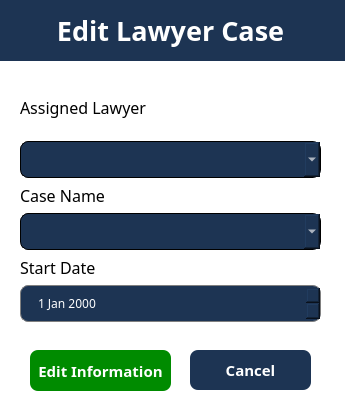
<?xml version="1.0" encoding="UTF-8"?>
<ui version="4.0">
 <class>Dialog</class>
 <widget class="QDialog" name="Dialog">
  <property name="geometry">
   <rect>
    <x>0</x>
    <y>0</y>
    <width>345</width>
    <height>420</height>
   </rect>
  </property>
  <property name="windowTitle">
   <string>Dialog</string>
  </property>
  <property name="styleSheet">
   <string notr="true">QDialog{
background-color: white;
}

#titleWidget{
background-color: #1d3453;
}
#title_2{
color: white;
}

QLineEdit{
	border:1px solid gray;
	border-radius: 6px;
	padding-left: 15px;
	height: 35px;
}

QComboBox{
border: 1px solid black;
border-radius: 8px;
background-color: #1d3453;
color: white;
height: 35px;


}

QDateEdit{
	border:1px solid gray;
	border-radius: 8px;
	padding-left: 15px;
	height: 35px;
	background-color: #1d3453;
color: white;
}</string>
  </property>
  <widget class="QWidget" name="layoutWidget">
   <property name="geometry">
    <rect>
     <x>20</x>
     <y>80</y>
     <width>301</width>
     <height>242</height>
    </rect>
   </property>
   <layout class="QVBoxLayout" name="verticalLayout">
    <item>
     <layout class="QVBoxLayout" name="verticalLayout_3">
      <property name="spacing">
       <number>6</number>
      </property>
      <item>
       <widget class="QLabel" name="label_4">
        <property name="font">
         <font>
          <family>Poppins</family>
          <pointsize>12</pointsize>
         </font>
        </property>
        <property name="text">
         <string>Assigned Lawyer</string>
        </property>
       </widget>
      </item>
      <item>
       <widget class="QComboBox" name="edit_assigned_lawyer_combo">
        <property name="font">
         <font>
          <family>Poppins</family>
         </font>
        </property>
       </widget>
      </item>
     </layout>
    </item>
    <item>
     <layout class="QVBoxLayout" name="verticalLayout_4">
      <item>
       <widget class="QLabel" name="label_5">
        <property name="font">
         <font>
          <family>Poppins</family>
          <pointsize>12</pointsize>
         </font>
        </property>
        <property name="text">
         <string>Case Name</string>
        </property>
       </widget>
      </item>
      <item>
       <widget class="QComboBox" name="case_name_combo">
        <property name="font">
         <font>
          <family>Poppins</family>
         </font>
        </property>
       </widget>
      </item>
      <item>
       <layout class="QVBoxLayout" name="verticalLayout_5">
        <item>
         <widget class="QLabel" name="label_6">
          <property name="font">
           <font>
            <family>Poppins</family>
            <pointsize>12</pointsize>
           </font>
          </property>
          <property name="text">
           <string>Start Date</string>
          </property>
         </widget>
        </item>
        <item>
         <widget class="QDateEdit" name="edit_lawyer_start_date">
          <property name="font">
           <font>
            <family>Poppins</family>
           </font>
          </property>
         </widget>
        </item>
       </layout>
      </item>
     </layout>
    </item>
   </layout>
  </widget>
  <widget class="QWidget" name="titleWidget" native="true">
   <property name="geometry">
    <rect>
     <x>0</x>
     <y>0</y>
     <width>361</width>
     <height>61</height>
    </rect>
   </property>
   <widget class="QLabel" name="title_2">
    <property name="geometry">
     <rect>
      <x>0</x>
      <y>10</y>
      <width>341</width>
      <height>41</height>
     </rect>
    </property>
    <property name="font">
     <font>
      <family>Poppins</family>
      <pointsize>20</pointsize>
      <weight>75</weight>
      <bold>true</bold>
     </font>
    </property>
    <property name="text">
     <string>Edit Lawyer Case</string>
    </property>
    <property name="alignment">
     <set>Qt::AlignCenter</set>
    </property>
   </widget>
  </widget>
  <widget class="QPushButton" name="edit_info">
   <property name="geometry">
    <rect>
     <x>30</x>
     <y>350</y>
     <width>141</width>
     <height>41</height>
    </rect>
   </property>
   <property name="font">
    <font>
     <family>Poppins</family>
     <pointsize>-1</pointsize>
     <weight>75</weight>
     <bold>true</bold>
    </font>
   </property>
   <property name="styleSheet">
    <string notr="true">QPushButton{
	background-color: rgb(0, 139, 0);
	color:white;
	border:none;
	border-radius: 8px;
	font-weight: bold;
	font-size: 15px;
}

QPushButton:hover{
	background-color: rgb(0, 170, 0);
}</string>
   </property>
   <property name="text">
    <string>Edit Information</string>
   </property>
  </widget>
  <widget class="QPushButton" name="edit_info_cancel">
   <property name="geometry">
    <rect>
     <x>190</x>
     <y>350</y>
     <width>121</width>
     <height>40</height>
    </rect>
   </property>
   <property name="font">
    <font>
     <family>Poppins</family>
     <pointsize>-1</pointsize>
     <weight>75</weight>
     <bold>true</bold>
    </font>
   </property>
   <property name="styleSheet">
    <string notr="true">QPushButton{
	background-color: #1d3453;
	color:white;
	border:none;
	border-radius: 8px;
	font-weight: bold;
	font-size: 15px;
}

QPushButton:hover{
	background-color: rgb(53, 96, 153)
}</string>
   </property>
   <property name="text">
    <string>Cancel</string>
   </property>
  </widget>
 </widget>
 <resources/>
 <connections/>
</ui>
